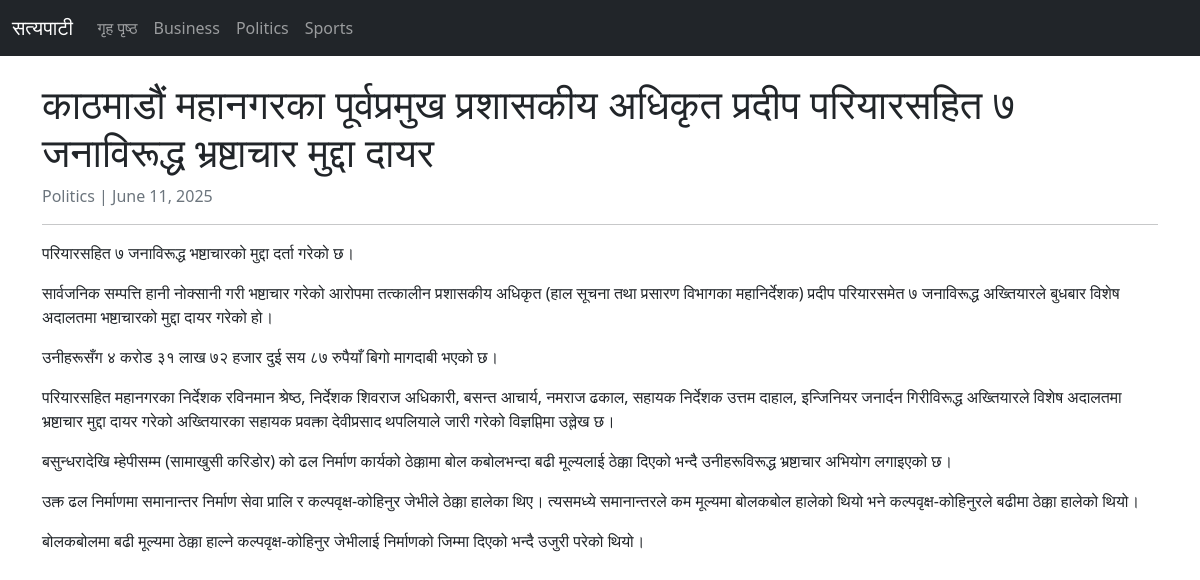
The app's page /article/1/ with its own data.
### news/models.py (models this page shows, shortened)
class Category(models.Model):
    name = models.CharField(max_length=100)

class Article(models.Model):
    title = models.CharField('शीर्षक', max_length=200)
    content = models.TextField('सामग्री')
    publication_date = models.DateTimeField('प्रकाशन मिति', default=timezone.now)
    category = models.ForeignKey(Category, on_delete=models.CASCADE)
    image = models.ImageField('तस्वीर', upload_to='images/', blank=True, null=True)
    class Meta:
        ordering = ['-publication_date'] # नयाँ समाचारलाई माथि देखाउन

### news/views.py (the view)
# urls.py: path('article/<int:article_id>/', views.article_detail, name='article_detail'),
def article_detail(request, article_id):
    article = get_object_or_404(Article, id=article_id)
    categories = Category.objects.all()
    context = {
        'article': article,
        'categories': categories,
    }
    return render(request, 'news/article_detail.html', context)

### news/templates/news/article_detail.html (shortened to what this page needs)
{% extends "news/base.html" %}
{% block content %}
    <h1>{{ article.title }}</h1>
    <p class="text-muted">{{ article.category.name }} | {{ article.publication_date|date:"F d, Y" }}</p>
<hr>
    <div class="article-content">
        {{ article.content|linebreaks }}
    </div>
{% endblock %}

### news/templates/news/base.html (shortened to what this page needs)
<!DOCTYPE html>
<html lang="ne">
<head>
    <link href="https://cdn.jsdelivr.net/npm/bootstrap@5.1.3/dist/css/bootstrap.min.css" rel="stylesheet">
</head>
<body>
    <nav class="navbar navbar-expand-lg navbar-dark bg-dark">
        <div class="container-fluid">
            <a class="navbar-brand" href="{% url 'home_page' %}">सत्यपाटी</a>
            <div class="collapse navbar-collapse">
                <ul class="navbar-nav me-auto mb-2 mb-lg-0">
                    <li class="nav-item"><a class="nav-link" href="{% url 'home_page' %}">गृह पृष्ठ</a></li>
                    {% for cat in categories %}
                    <li class="nav-item">
                        <a class="nav-link" href="{% url 'category_page' cat.id %}">{{ cat.name }}</a>
                    </li>
                    {% endfor %}
                </ul>
            </div>
        </div>
    </nav>
    <div class="container mt-4">
        {% block content %}
        {% endblock %}
    </div>
</body>
</html>

### records on screen
Category: name "Business"
Category: name "Politics"
Category: name "Sports"
Article: title "काठमाडौं महानगरका पूर्वप्रमुख प्रशासकीय अधिकृत प्रदीप परियारसहित ७ जनाविरूद्ध भ्रष्टाचार मुद्दा दायर", category.name "Politics", publication_date "June 11, 2025", content "परियारसहित ७ जनाविरूद्ध भष्टाचारको मुद्दा दर्ता गरेको छ। सार्वजनिक सम्पत्ति हानी नोक्सानी गरी भष्टाचार गरेको आरोपमा तत्कालीन प्रशासकीय अधिकृत (हाल सूचना तथा प्रसारण विभागका महानिर्देशक) प्रदीप परियारसमेत ७ जनाविरूद्ध अख्तियारले बुधबार विशेष अदालतमा भष्टाचारको मुद्दा दायर गरेको हो। उनीहरूसँग ४ करोड ३१ लाख ७२ हजार दुई सय ८७ रुपैयाँ बिगो मागदाबी भएको छ। परियारसहित महानगरका निर्देशक रविनमान श्रेष्ठ, निर्देशक शिवराज अधिकारी, बसन्त आचार्य, नमराज ढकाल, सहायक निर्देशक उत्तम दाहाल, इन्जिनियर जनार्दन गिरीविरूद्ध अख्तियारले विशेष अदालतमा भ्रष्टाचार मुद्दा दायर गरेको अख्तियारका सहायक प्रवक्ता देवीप्रसाद थपलियाले जारी गरेको विज्ञप्तिमा उल्लेख छ। बसुन्धरादेखि म्हेपीसम्म (सामाखुसी करिडोर) को ढल निर्माण…"
